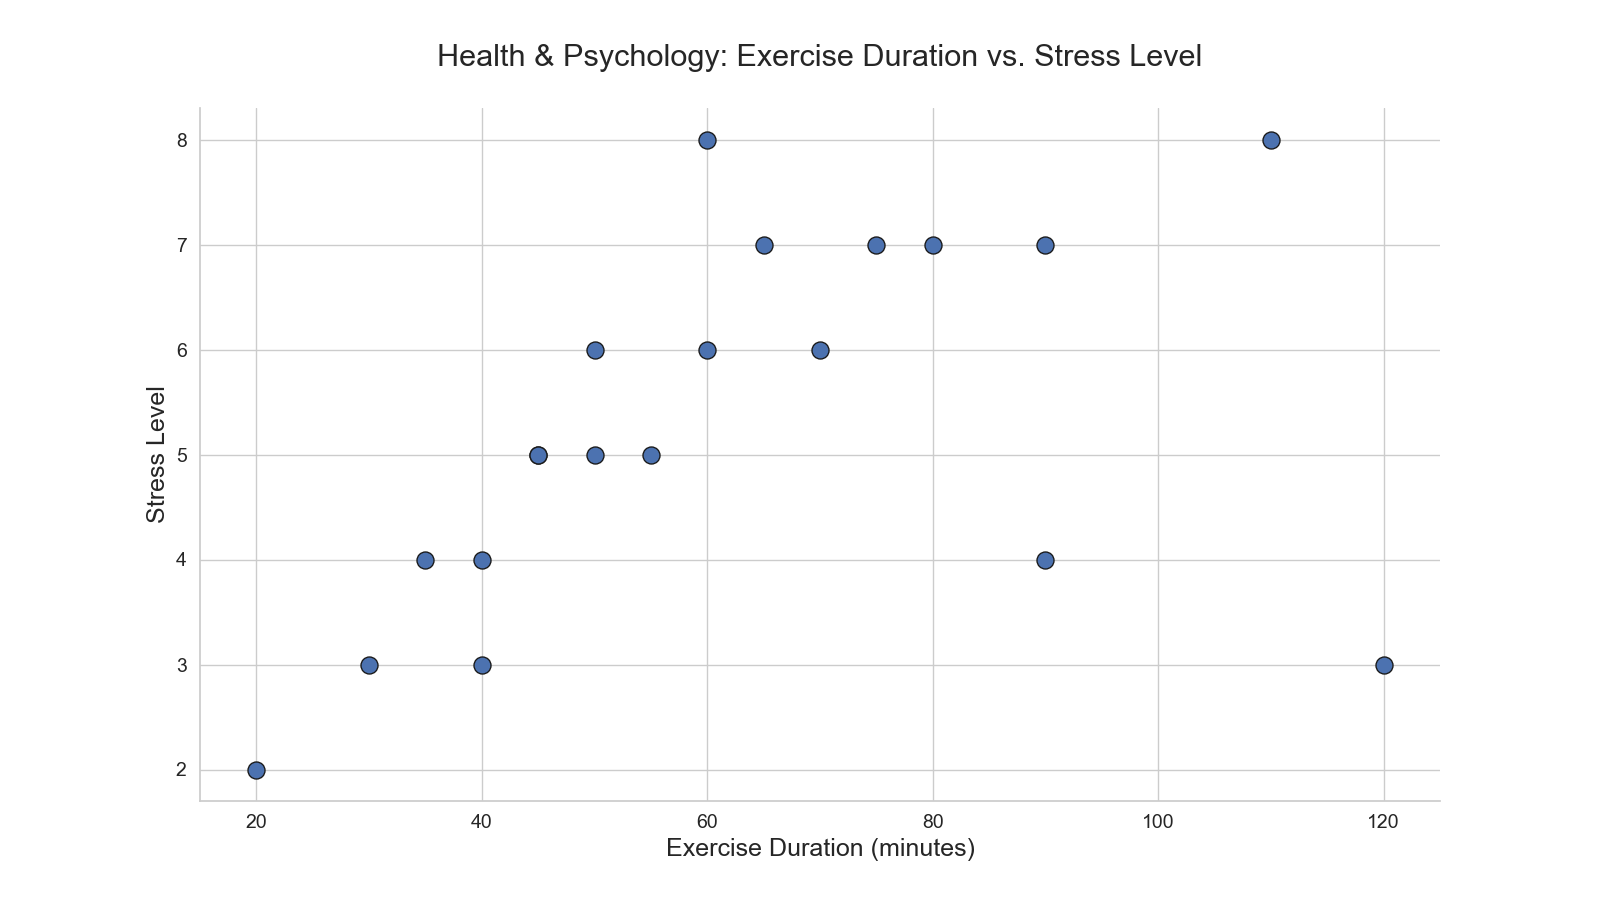

The script that drew this image:

import seaborn as sns
import matplotlib.pyplot as plt
import pandas as pd
from io import StringIO

data = """
Exercise_Type,Exercise_Duration,Stress_Level
Yoga,30,3
Running,60,6
Cycling,45,5
Swimming,90,4
Gym_Workout,75,7
Hiking,120,3
Meditation,20,2
Dance,50,5
Pilates,40,4
Boxing,60,8
CrossFit,80,7
Basketball,70,6
Football,90,7
Tennis,55,5
Badminton,35,4
Aerobics,50,6
Weightlifting,65,7
Walking,40,3
Zumba,45,5
Rock_Climbing,110,8
"""

df = pd.read_csv(StringIO(data))

plt.figure(figsize=(16, 9))
scatter = sns.scatterplot(
    data=df, 
    x="Exercise_Duration", 
    y="Stress_Level", 
    palette=["#1f77b4", "#ff7f0e", "#2ca02c", "#d62728", "#9467bd", "#8c564b", "#e377c2", "#7f7f7f", "#bcbd22", "#17becf"],
    edgecolor="k", s=150
)

scatter.set_title('Health & Psychology: Exercise Duration vs. Stress Level', fontsize=22, pad=30)
scatter.set_xlabel('Exercise Duration (minutes)', fontsize=18)
scatter.set_ylabel('Stress Level', fontsize=18)

plt.xticks(fontsize=14)
plt.yticks(fontsize=14)

sns.despine()

plt.show()
